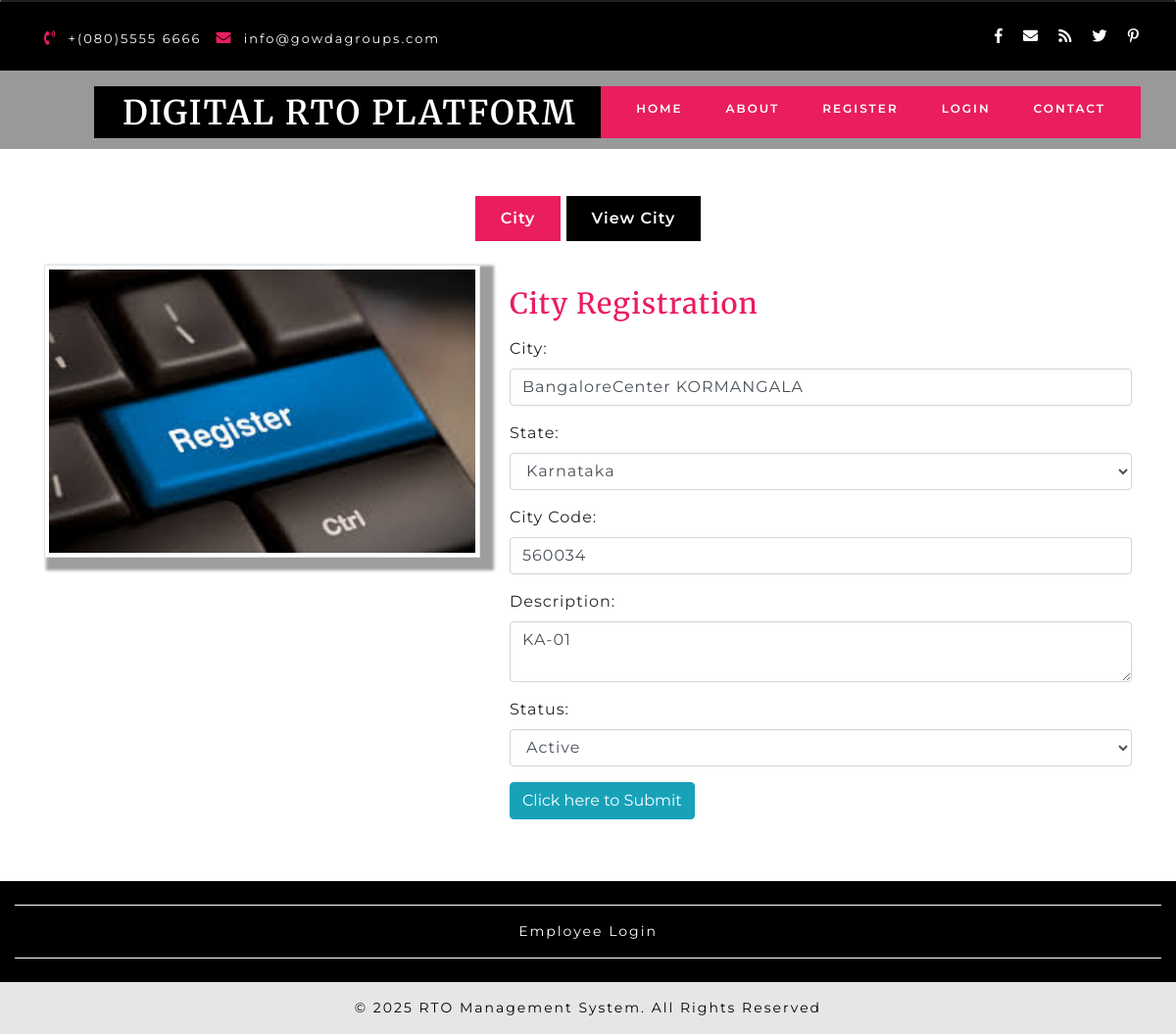
The app's page /DIGITALRTOPLATFORM/city.php?editid=1 with its own data.
### tables this page shows
CREATE TABLE `city` (
  `cityid` int(10) NOT NULL,
  `city` varchar(50) NOT NULL,
  `stateid` int(10) NOT NULL,
  `citycode` varchar(10) NOT NULL,
  `discription` text NOT NULL,
  `status` varchar(10) NOT NULL
);

### DIGITALRTOPLATFORM/city.php (the view, shortened to what this page needs)
<?php
include("header.php");
if(isset($_GET['editid']))
{
	$sqledit ="SELECT * FROM city WHERE cityid='$_GET[editid]'";
	$qsqledit = mysqli_query($con,$sqledit);
	$rsedit = mysqli_fetch_array($qsqledit);
}
?>
      <div class="slider">
        <div class="callbacks_container">
          <ul class="rslides" id="slider4">
            <li style="background-color:black;height:150px;">
            </li>
			</ul>
        </div>
      </div>
    </div>
	<section class="about" id="about">
      <div class="container py-lg-5 py-md-5 py-sm-4 py-3">
        <div id="horizontalTab">
          <ul class="resp-tabs-list justify-content-center">
            <li data-blast="bgColor">City</li>
            <li data-blast="bgColor">View City</li>
          </ul>
          <div class="resp-tabs-container">
			<div class="tab1">
              <div class="row mt-lg-4 mt-3">
                <div class="col-md-5 about-txt-img">
                  <img src="images/register.jpg" class="img-thumbnail" width="100%">
                </div>
                <div class="col-md-7 latest-list">
                  <div class="about-jewel-agile-left">
                    <h5 class="mb-3" data-blast="color">City Registration </h5>
                    <p>
<form action="" method="post" onsubmit="return validateform()">
    <div class="form-group">
      <label for="email">City:<span class="classvalidate" id="idcity"></span></label>
	  <input type="text" class="form-control" id="city" placeholder="Enter City" name="city" value="<?php echo $rsedit['city']; ?>">
    </div>
	<div class="form-group">
      <label for="email">State:<span class="classvalidate" id="idstateid"></span></label>
    <select name="stateid" id="stateid" class="form-control" >
		<?php
			$sqlstateid ="SELECT * FROM state WHERE status='Active'";
			$qsqlstateid = mysqli_query($con,$sqlstateid);
			while($rsstateid = mysqli_fetch_array($qsqlstateid) )
			{
				if($rsstateid['stateid'] == $rsedit['stateid'])
				{
				echo "<option value='$rsstateid[stateid]' selected>$rsstateid[state]</option>";
				}
				else
				{
				echo "<option value='$rsstateid[stateid]'>$rsstateid[state]</option>";
				}
			}
		?>
	</select>
    </div>
    <div class="form-group">
      <label for="pwd">City Code:<span class="classvalidate" id="idcitycode"></span></label>
      <input type="text" class="form-control" id="citycode" placeholder="Enter CityCode" name="citycode" value="<?php echo $rsedit['citycode']; ?>">
    </div>
    <div class="form-group">
      <label for="email">Description:<span class="classvalidate" id="iddiscription"></span></label>
	  <textarea class="form-control" id="discription" placeholder="Enter Discription" name="discription"><?php echo $rsedit['discription']; ?></textarea>
    </div>
	<div class="form-group">
      <label for="email">Status:<span class="classvalidate" id="idstatus"></span></label>
      <select id="status" name="status" class="form-control">
		<?php
			$arr = array("Active","Inactive");
			foreach($arr as $val)
			{
				if($val == $rsedit['status'])
				{
				echo "<option value='$val' selected>$val</option>";
				}
				else
				{
				echo "<option value='$val' >$val</option>";
				}
			}
		?>
	  </select>
    </div>
    <button type="submit" name="submit" class="btn btn-info">Click here to Submit</button>
  </form>
					</p>
                  </div>
                </div>
              </div>
            </div>
            </div>
			</div>
        </div>
    </section>
<?php
include("footer.php");
?>

### DIGITALRTOPLATFORM/css/style.css (style rules this page uses)
html, body { padding: 0; margin: 0; background: #fff; letter-spacing: 1px; font-family: 'Montserrat', sans-serif; }
select,input[type="email"],input[type="text"],input[type=password], input[type="button"],input[type="submit"],textarea { font-family: 'Montserrat', sans-serif; transition:0.5s all; -webkit-transition:0.5s all; -moz-transition:0.5s all; -o-transition:0.5s all; -ms-transition:0.5s all; letter-spacing: 1px; }
h1, h2, h3, h4, h5, h6 { margin: 0; padding: 0; font-family: 'Merriweather', serif; letter-spacing: 1px; }
p { margin: 0; padding: 0; letter-spacing: 1px; font-family: 'Montserrat', sans-serif; font-size:14px; }
ul { margin: 0; padding: 0; list-style-type: none; }
.wthree-left-right p,.about-jewel-agile-left p,.blog-txt-info p,.addres-office-hour ul li p,.footer-office-hour p,.footer-office-hour p a,.ser-inner-info p { font-size: 14px; color: #fff; line-height: 28px; }
.about-jewel-agile-left p,.blog-txt-info p,.bottom-para h6 a,.footer-office-hour p { color:#000; }
.rslides { position: relative; list-style: none; overflow: hidden; width: 100%; padding: 0; margin: 0; }
.rslides li { -webkit-backface-visibility: hidden; position: absolute; display: none; width: 100%; left: 0; top: 0; }
.rslides li:first-child { position: relative; display: block; float: left; }
.rslides { margin: 0 auto 40px; }
.callbacks_container { position: relative; float: left; width: 100%; }
.callbacks { position: relative; list-style: none; overflow: hidden; width: 100%; padding: 0; margin: 0; }
.callbacks li { position: absolute; width: 100%; left: 0; top: 0; }
.about-txt-img img { box-shadow:8px 7px 3px 6px #9e9e9e; border-radius: 0px; }
.about-jewel-agile-left h5 { font-size: 32px; padding: 23px 0px 0px; color:#ea1d5d; }
ul.resp-tabs-list { text-align: center; }
.resp-tabs-list li { font-weight: 600; font-size: 16px; display: inline-block; padding: 13px 30px; margin: 0; list-style: none; background: #000; cursor: pointer; color: #fff; }
.resp-tabs-container { padding: 0px; background-color: #fff; clear: left; }
.resp-tab-content { display: none; padding:0px 0px 15px; }
.resp-tab-active { border: 1px solid #c1c1c1; border-bottom: none; margin-bottom: -1px !important; }
.resp-tab-active { border: none; background-color: #ea1d5d !important; color: #000; }
.resp-tab-content { border:none; }
.resp-tab-content-active { display: block; }
@media (max-width:1440px) { .resp-tabs-list li { padding: 11px 26px; } }
@media (max-width:1440px) { .about-jewel-agile-left h5 { font-size: 30px; } }
@media (max-width:1280px) { .about-jewel-agile-left h5 { font-size: 29px; } }

### records on screen
city: city "BangaloreCenter KORMANGALA", citycode "560034", discription "KA-01", status "Active"

### other values on screen
form field stateid "Karnataka"
